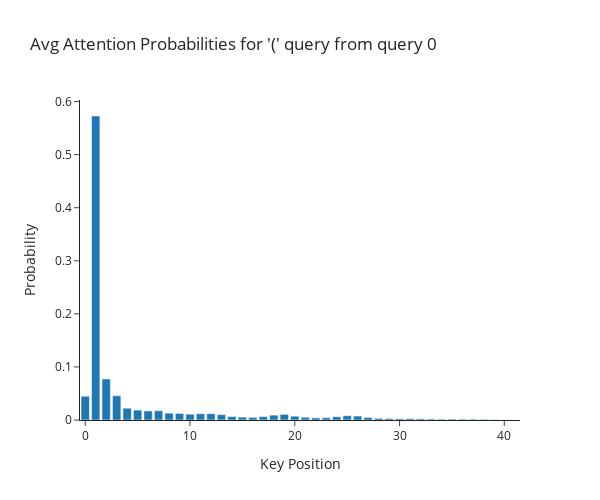

The cell this chart's notebook holds for it:
### Code cell
def get_attn_probs(
    model: ParenTransformer,
    tokenizer: SimpleTokenizer,
    data: DataSet,
    layer: int,
    head: int,
) -> t.Tensor:
    """
    Write a function that extracts the attention patterns for a given head when run on a batch of inputs. Our code will show you the average attention pattern paid by the query for residual stream 0 when that position is an open paren.

    Specifically:

    Use get_inputs from earlier, on the self-attention module in the layer in question.
    You can use the attention_pattern_pre_softmax function to get the pattern, then mask
    the padding (elements of the batch might be different lengths, and thus be suffixed
    with padding).

    Returns: (N_SAMPLES, max_seq_len, max_seq_len) tensor that sums to 1 over the last dimension.
    """
    module = model.layers[layer].self_attn
    input = get_inputs(model, data, module)

    attn_logits = module.attention_pattern_pre_softmax(input)
    attn_logits = attn_logits[:,head,:,:]
    mask = rearrange(data.toks, "b s -> b 1 s") == tokenizer.PAD_TOKEN

    attn_logits = attn_logits.masked_fill(mask, -1e9)
    attn_probs = attn_logits.softmax(dim=-1)

    return attn_probs.detach()


if MAIN:
    attn_probs = get_attn_probs(model, tokenizer, data, 2, 0)
    attn_probs_open = attn_probs[data.starts_open].mean(0)[[0]]
    px.bar(
        y=attn_probs_open.squeeze().numpy(),
        labels={"y": "Probability", "x": "Key Position"},
        template="simple_white",
        height=500,
        width=600,
        title="Avg Attention Probabilities for '(' query from query 0",
    ).update_layout(showlegend=False, hovermode="x unified").show()

### Figure 1 — Plotly figure (JSON) as saved in the notebook; plotly's stock layout.template omitted (floating-point values rounded to 4 significant figures)
{"data": [{"alignmentgroup": "True", "hovertemplate": "Key Position=%{x}<br>Probability=%{y}<extra></extra>", "legendgroup": "", "marker": {"color": "#1F77B4", "pattern": {"shape": ""}}, "name": "", "offsetgroup": "", "orientation": "v", "showlegend": false, "textposition": "auto", "type": "bar", "x": [0, 1, 2, 3, 4, 5, 6, 7, 8, 9, 10, 11, 12, 13, 14, 15, 16, 17, 18, 19, 20, 21, 22, 23, 24, 25, 26, 27, 28, 29, 30, 31, 32, 33, 34, 35, 36, 37, 38, 39, 40, 41], "xaxis": "x", "y": [0.04483, 0.5728, 0.07722, 0.04573, 0.02225, 0.01865, 0.01706, 0.01748, 0.01285, 0.0123, 0.01096, 0.01181, 0.01184, 0.01004, 0.006566, 0.005499, 0.004922, 0.006395, 0.009178, 0.01059, 0.007184, 0.005208, 0.00404, 0.004325, 0.006146, 0.008119, 0.007412, 0.004825, 0.003145, 0.002673, 0.002334, 0.002484, 0.002288, 0.002007, 0.001562, 0.001728, 0.001568, 0.001551, 0.001218, 0.0006903, 0.0003168, 0.0001706], "yaxis": "y"}], "layout": {"barmode": "relative", "height": 500, "hovermode": "x unified", "legend": {"tracegroupgap": 0}, "showlegend": false, "title": {"text": "Avg Attention Probabilities for '(' query from query 0"}, "width": 600, "xaxis": {"anchor": "y", "domain": [0, 1], "title": {"text": "Key Position"}}, "yaxis": {"anchor": "x", "domain": [0, 1], "title": {"text": "Probability"}}}}
